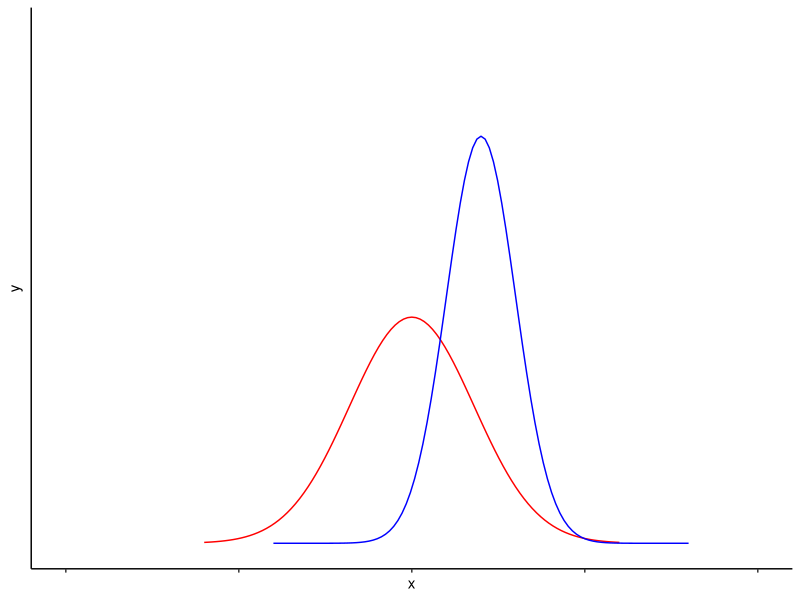

The R source for this figure: (Note: this script raises an error after producing the figure.)
## ---- chunk 1
knitr::opts_chunk$set(echo = TRUE)
## ---- chunk 2
library(ggplot2)
library(dplyr)
## ---- chunk 3
ggplot(data.frame(x = c(-5, 5)), aes(x)) + 
  stat_function(fun = dnorm, args = list(mean = 0, sd = .9), col='red', xlim = c(-3, 3)) +
  stat_function(fun = dnorm, args = list(mean = 1, sd = .5), col='blue', xlim = c(-2, 4)) +
  xlim(c(-5, 5)) +
  ylim(c(0,1)) +
  theme_classic() +
  theme(axis.text.x=element_blank(),
        #axis.ticks.x=element_blank(),
        axis.text.y=element_blank(),
        axis.ticks.y=element_blank())
## ---- chunk 4
get_xlim <- function(center, edge){
  return(list(center - edge, center + edge))
}

low_rich <- 
  ggplot(data.frame(x = c(-5, 5)), aes(x)) + 
  stat_function(fun = dnorm, args = list(mean = -3, sd = .9), xlim = c(-5, -1)) +
  stat_function(fun = dnorm, args = list(mean = 3, sd = .9), xlim = c(1, 5)) +
  xlim(c(-5, 5)) +
  #ylim(c(0,1)) +
  scale_y_continuous(expand = expansion(mult = c(0, .1)), limits = c(.05, 1)) +
  theme_classic() +
  ylab("S") +
  theme(axis.title.x=element_blank(),
        axis.text.x=element_blank(),
        axis.ticks.x=element_blank(),
        axis.title.y=element_text(angle = 0, vjust = 0.5),
        axis.text.y=element_blank(),
        axis.ticks.y=element_blank(),
        plot.title = element_text(hjust = 0.5)) +
  ggtitle("Low")

low_rich_fin <- low_rich + ylab(NULL)

high_rich <- 
  ggplot(data.frame(x = c(-5, 5)), aes(x)) + 
  #stat_function(fun = dnorm, args = list(mean = -3, sd = .9), xlim = c(-5, -1)) +
  #stat_function(fun = dnorm, args = list(mean = 3, sd = .9), xlim = c(1, 5)) +
  pmap(tibble(mean = c(-3, -2, -1.5, 0, 1.25, 3), 
  sd = rep(0.9, 6)) %>%
    rowwise %>%
    mutate(xlim = list(get_xlim(mean, 2))),
  function(mean, sd, xlim) stat_function(fun = dnorm, args = list(mean = mean, sd = sd), xlim = unlist(xlim))
  )  +
  xlim(c(-5, 5)) +
  #ylim(c(0,1)) +
  scale_y_continuous(expand = expansion(mult = c(0, .1)), limits = c(.05, 1)) +
  theme_classic() +
  theme(axis.title.x=element_blank(),
        axis.text.x=element_blank(),
        axis.ticks.x=element_blank(),
        axis.title.y=element_blank(),
        axis.text.y=element_blank(),
        axis.ticks.y=element_blank(),
        plot.title = element_text(hjust = 0.5)) +
  ggtitle("High")
## ---- chunk 5
low_fric <- 
  ggplot(data.frame(x = c(-5, 5)), aes(x)) + 
  #stat_function(fun = dnorm, args = list(mean = -3, sd = .9), xlim = c(-5, -1)) +
  #stat_function(fun = dnorm, args = list(mean = 3, sd = .9), xlim = c(1, 5)) +
  pmap(tibble(mean = c(-.5, 0,.25), 
  sd = rep(0.9, 3)) %>%
    rowwise %>%
    mutate(xlim = list(get_xlim(mean, 2))),
  function(mean, sd, xlim) stat_function(fun = dnorm, args = list(mean = mean, sd = sd), xlim = unlist(xlim))
  )  +
  xlim(c(-5, 5)) +
  #ylim(c(0,1)) +
  scale_y_continuous(expand = expansion(mult = c(0, .1)), limits = c(.05, 1)) +
  theme_classic() +
  ylab("FRic") +
  theme(axis.title.x=element_blank(),
        axis.text.x=element_blank(),
        axis.ticks.x=element_blank(),
        axis.title.y=element_text(angle = 0, vjust = 0.5),
        axis.text.y=element_blank(),
        axis.ticks.y=element_blank())

low_fric_fin <- low_fric + ylab(NULL)

high_fric <- 
  ggplot(data.frame(x = c(-5, 5)), aes(x)) + 
  #stat_function(fun = dnorm, args = list(mean = -3, sd = .9), xlim = c(-5, -1)) +
  #stat_function(fun = dnorm, args = list(mean = 3, sd = .9), xlim = c(1, 5)) +
  pmap(tibble(mean = c(-3, -1.5, 1, 3), 
  sd = rep(0.9, 4)) %>%
    rowwise %>%
    mutate(xlim = list(get_xlim(mean, 2))),
  function(mean, sd, xlim) stat_function(fun = dnorm, args = list(mean = mean, sd = sd), xlim = unlist(xlim))
  )  +
  xlim(c(-5, 5)) +
  #ylim(c(0,1)) +
  scale_y_continuous(expand = expansion(mult = c(0, .1)), limits = c(.05, 1)) +
  theme_classic() +
  theme(axis.title.x=element_blank(),
        axis.text.x=element_blank(),
        axis.ticks.x=element_blank(),
        axis.title.y=element_blank(),
        axis.text.y=element_blank(),
        axis.ticks.y=element_blank())

high_fric
## ---- chunk 6
low_eve <- 
  ggplot(data.frame(x = c(-5, 5)), aes(x)) + 
  #stat_function(fun = dnorm, args = list(mean = -3, sd = .9), xlim = c(-5, -1)) +
  #stat_function(fun = dnorm, args = list(mean = 3, sd = .9), xlim = c(1, 5)) +
  pmap(tibble(mean = c(-3, -2, -1.5, 0, 1.25, 3), 
  sd = c(1.25, 0.5, 1.25, 1.25, 0.65, 1.25),
  plot_range = c(2.5, 2, 2.5, 2.5, 2, 2.5)) %>%
    rowwise %>%
    mutate(xlim = list(get_xlim(mean, plot_range))) %>%
    select(-plot_range),
  function(mean, sd, xlim) stat_function(fun = dnorm, args = list(mean = mean, sd = sd), xlim = unlist(xlim))
  )  +
  xlim(c(-5.25, 5.25)) +
  #ylim(c(0,1)) +
  scale_y_continuous(expand = expansion(mult = c(0, .1)), limits = c(.05, 1)) +
  theme_classic() +
  ylab("FEve") +
  theme(axis.title.x=element_blank(),
        axis.text.x=element_blank(),
        axis.ticks.x=element_blank(),
        axis.title.y=element_text(angle = 0, vjust = 0.5),
        axis.text.y=element_blank(),
        axis.ticks.y=element_blank())

low_eve_fin <- low_eve + ylab(NULL)

high_eve <- ggplot(data.frame(x = c(-5, 5)), aes(x)) + 
  #stat_function(fun = dnorm, args = list(mean = -3, sd = .9), xlim = c(-5, -1)) +
  #stat_function(fun = dnorm, args = list(mean = 3, sd = .9), xlim = c(1, 5)) +
  pmap(tibble(mean = c(-3, -2, -1.5, 0, 1.25, 3), 
  sd = rep(0.9, 6)) %>%
    rowwise %>%
    mutate(xlim = list(get_xlim(mean, 2))),
  function(mean, sd, xlim) stat_function(fun = dnorm, args = list(mean = mean, sd = sd), xlim = unlist(xlim))
  )  +
  xlim(c(-5, 5)) +
  #ylim(c(0,1)) +
  scale_y_continuous(expand = expansion(mult = c(0, .1)), limits = c(.05, 1)) +
  theme_classic() +
  theme(axis.title.x=element_blank(),
        axis.text.x=element_blank(),
        axis.ticks.x=element_blank(),
        axis.title.y=element_blank(),
        axis.text.y=element_blank(),
        axis.ticks.y=element_blank())
## ---- chunk 7
low_div <-  
ggplot(data.frame(x = c(-5, 5)), aes(x)) + 
  #stat_function(fun = dnorm, args = list(mean = -3, sd = .9), xlim = c(-5, -1)) +
  #stat_function(fun = dnorm, args = list(mean = 3, sd = .9), xlim = c(1, 5)) +
  pmap(tibble(mean = c(-3, -2, -1.5, 0, 1.25, 3), 
  sd = c(0.9, 0.9, 0.55, 0.5, 0.9, 0.9)) %>%
    rowwise %>%
    mutate(xlim = list(get_xlim(mean, 2))),
  function(mean, sd, xlim) stat_function(fun = dnorm, args = list(mean = mean, sd = sd), xlim = unlist(xlim))
  )  +
  xlim(c(-5, 5)) +
  #ylim(c(0,1)) +
  scale_y_continuous(expand = expansion(mult = c(0, .1)), limits = c(.05, 1)) +
  theme_classic() +
  ylab("FDiv") +
  theme(axis.title.x=element_blank(),
        axis.text.x=element_blank(),
        axis.ticks.x=element_blank(),
        axis.title.y=element_text(angle = 0, vjust = 0.5),
        axis.text.y=element_blank(),
        axis.ticks.y=element_blank())

low_div_fin <- low_div + ylab(NULL)

high_div <- 
ggplot(data.frame(x = c(-5, 5)), aes(x)) + 
  #stat_function(fun = dnorm, args = list(mean = -3, sd = .9), xlim = c(-5, -1)) +
  #stat_function(fun = dnorm, args = list(mean = 3, sd = .9), xlim = c(1, 5)) +
  pmap(tibble(mean = c(-3, -.5, -0.15, 0,.25, 3), 
  sd = c(0.55, 0.9, 0.9, 0.9, 0.9, 0.5)) %>%
    rowwise %>%
    mutate(xlim = list(get_xlim(mean, 2))),
  function(mean, sd, xlim) stat_function(fun = dnorm, args = list(mean = mean, sd = sd), xlim = unlist(xlim))
  )  +
  xlim(c(-5, 5)) +
  #ylim(c(0,1)) +
  scale_y_continuous(expand = expansion(mult = c(0, .1)), limits = c(.05, 1)) +
  theme_classic() +
  theme(axis.title.x=element_blank(),
        axis.text.x=element_blank(),
        axis.ticks.x=element_blank(),
        axis.title.y=element_blank(),
        axis.text.y=element_blank(),
        axis.ticks.y=element_blank())

high_div
## ---- chunk 8
library(cowplot)
library(grid)
library(gridExtra)

plot_join <- plot_grid(get_plot_component(low_rich, "ylab-l"), low_rich_fin, high_rich, 
                       get_plot_component(low_fric, "ylab-l"), low_fric_fin, high_fric, 
                       get_plot_component(low_eve, "ylab-l"), low_eve_fin, high_eve, 
                       get_plot_component(low_div, "ylab-l"), low_div_fin, high_div, 
                       nrow = 4, align = 'vh',
                       hjust = -1, axis = "l", scale = 0.9, 
                       label_x = "Trait Axis", label_y = "Abundance")

plot_join

y.grob <- textGrob("Abundance",  
            gp = gpar(fontsize = 14),
            vjust = 15, rot=90)

x.grob <- textGrob("Trait Axis", hjust = -1.25)

final <- grid.arrange(arrangeGrob(plot_join, left = y.grob, bottom = x.grob))

ggsave(here::here("figures/conceptual_fig.jpeg"), final, height = 6, width = 7)

## ---- chunk 9
# library(patchwork)
# low_rich + high_rich + low_fric + high_fric + 
#                        low_eve + high_eve + low_div + high_div + plot_layout(ncol = 2) %>%
#   add_global_label(Ylab="Abundance", Ygap=0.05)
